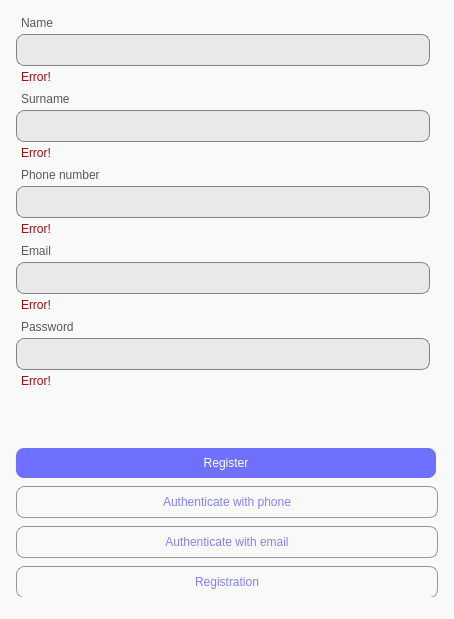
<?xml version="1.0" encoding="UTF-8"?>
<ui version="4.0">
 <class>MainWindow</class>
 <widget class="QMainWindow" name="MainWindow">
  <property name="geometry">
   <rect>
    <x>0</x>
    <y>0</y>
    <width>454</width>
    <height>619</height>
   </rect>
  </property>
  <property name="sizePolicy">
   <sizepolicy hsizetype="Fixed" vsizetype="Fixed">
    <horstretch>0</horstretch>
    <verstretch>0</verstretch>
   </sizepolicy>
  </property>
  <property name="minimumSize">
   <size>
    <width>454</width>
    <height>619</height>
   </size>
  </property>
  <property name="maximumSize">
   <size>
    <width>454</width>
    <height>619</height>
   </size>
  </property>
  <property name="windowTitle">
   <string>Authenticate App</string>
  </property>
  <property name="windowIcon">
   <iconset>
    <normaloff>../assets/app-icon.svg</normaloff>../assets/app-icon.svg</iconset>
  </property>
  <property name="styleSheet">
   <string notr="true">background-color: #f9f9f9;</string>
  </property>
  <widget class="QWidget" name="centralwidget">
   <property name="sizePolicy">
    <sizepolicy hsizetype="Fixed" vsizetype="Fixed">
     <horstretch>0</horstretch>
     <verstretch>0</verstretch>
    </sizepolicy>
   </property>
   <property name="minimumSize">
    <size>
     <width>0</width>
     <height>0</height>
    </size>
   </property>
   <property name="maximumSize">
    <size>
     <width>16777215</width>
     <height>16777215</height>
    </size>
   </property>
   <widget class="QWidget" name="horizontalLayoutWidget">
    <property name="geometry">
     <rect>
      <x>0</x>
      <y>0</y>
      <width>740</width>
      <height>614</height>
     </rect>
    </property>
    <layout class="QHBoxLayout" name="main_layout" stretch="0,1">
     <property name="spacing">
      <number>16</number>
     </property>
     <property name="sizeConstraint">
      <enum>QLayout::SetDefaultConstraint</enum>
     </property>
     <property name="leftMargin">
      <number>16</number>
     </property>
     <property name="topMargin">
      <number>16</number>
     </property>
     <property name="rightMargin">
      <number>16</number>
     </property>
     <property name="bottomMargin">
      <number>16</number>
     </property>
     <item>
      <layout class="QVBoxLayout" name="form_layout" stretch="0,0">
       <property name="spacing">
        <number>8</number>
       </property>
       <property name="sizeConstraint">
        <enum>QLayout::SetDefaultConstraint</enum>
       </property>
       <item>
        <layout class="QVBoxLayout" name="lineedits_layout">
         <item>
          <layout class="QVBoxLayout" name="name_layout">
           <property name="spacing">
            <number>4</number>
           </property>
           <item>
            <widget class="QLabel" name="name_label">
             <property name="styleSheet">
              <string notr="true">padding-left: 2px;
color: #5a5a5a;</string>
             </property>
             <property name="text">
              <string>Name</string>
             </property>
            </widget>
           </item>
           <item>
            <widget class="QLineEdit" name="name_lineedit">
             <property name="sizePolicy">
              <sizepolicy hsizetype="Fixed" vsizetype="Fixed">
               <horstretch>0</horstretch>
               <verstretch>0</verstretch>
              </sizepolicy>
             </property>
             <property name="minimumSize">
              <size>
               <width>0</width>
               <height>0</height>
              </size>
             </property>
             <property name="styleSheet">
              <string notr="true">width: 400px;
height: 30px;
background-color: #e9e9e9;
border: 1px solid #828282;
border-radius: 8px;
font-family: Montserrat, sans-serif;
font-size: 1.3rem;
outline: none;
padding: 0 6px;</string>
             </property>
             <property name="text">
              <string/>
             </property>
            </widget>
           </item>
           <item>
            <widget class="QLabel" name="name_error_label">
             <property name="styleSheet">
              <string notr="true">padding-left: 2px;
color: #a10e0e;</string>
             </property>
             <property name="text">
              <string>Error!</string>
             </property>
            </widget>
           </item>
          </layout>
         </item>
         <item>
          <layout class="QVBoxLayout" name="surname_layout">
           <property name="spacing">
            <number>4</number>
           </property>
           <item>
            <widget class="QLabel" name="surname_label">
             <property name="styleSheet">
              <string notr="true">padding-left: 2px;
color: #5a5a5a;</string>
             </property>
             <property name="text">
              <string>Surname</string>
             </property>
            </widget>
           </item>
           <item>
            <widget class="QLineEdit" name="surname_lineedit">
             <property name="sizePolicy">
              <sizepolicy hsizetype="Fixed" vsizetype="Fixed">
               <horstretch>0</horstretch>
               <verstretch>0</verstretch>
              </sizepolicy>
             </property>
             <property name="minimumSize">
              <size>
               <width>0</width>
               <height>0</height>
              </size>
             </property>
             <property name="styleSheet">
              <string notr="true">width: 400px;
height: 30px;
background-color: #e9e9e9;
border: 1px solid #828282;
border-radius: 8px;
font-family: Montserrat, sans-serif;
font-size: 1.3rem;
outline: none;
padding: 0 6px;</string>
             </property>
             <property name="text">
              <string/>
             </property>
            </widget>
           </item>
           <item>
            <widget class="QLabel" name="surname_error_label">
             <property name="styleSheet">
              <string notr="true">padding-left: 2px;
color: #a10e0e;</string>
             </property>
             <property name="text">
              <string>Error!</string>
             </property>
            </widget>
           </item>
          </layout>
         </item>
         <item>
          <layout class="QVBoxLayout" name="phone_layout">
           <property name="spacing">
            <number>4</number>
           </property>
           <item>
            <widget class="QLabel" name="phone_label">
             <property name="styleSheet">
              <string notr="true">padding-left: 2px;
color: #5a5a5a;</string>
             </property>
             <property name="text">
              <string>Phone number</string>
             </property>
            </widget>
           </item>
           <item>
            <widget class="QLineEdit" name="phone_lineedit">
             <property name="sizePolicy">
              <sizepolicy hsizetype="Fixed" vsizetype="Fixed">
               <horstretch>0</horstretch>
               <verstretch>0</verstretch>
              </sizepolicy>
             </property>
             <property name="minimumSize">
              <size>
               <width>0</width>
               <height>0</height>
              </size>
             </property>
             <property name="styleSheet">
              <string notr="true">width: 400px;
height: 30px;
background-color: #e9e9e9;
border: 1px solid #828282;
border-radius: 8px;
font-family: Montserrat, sans-serif;
font-size: 1.3rem;
outline: none;
padding: 0 6px;</string>
             </property>
             <property name="inputMask">
              <string/>
             </property>
             <property name="text">
              <string/>
             </property>
            </widget>
           </item>
           <item>
            <widget class="QLabel" name="phone_error_label">
             <property name="enabled">
              <bool>true</bool>
             </property>
             <property name="styleSheet">
              <string notr="true">padding-left: 2px;
color: #a10e0e;</string>
             </property>
             <property name="text">
              <string>Error!</string>
             </property>
            </widget>
           </item>
          </layout>
         </item>
         <item>
          <layout class="QVBoxLayout" name="email_layout">
           <property name="spacing">
            <number>4</number>
           </property>
           <item>
            <widget class="QLabel" name="email_label">
             <property name="enabled">
              <bool>true</bool>
             </property>
             <property name="styleSheet">
              <string notr="true">padding-left: 2px;
color: #5a5a5a;</string>
             </property>
             <property name="text">
              <string>Email</string>
             </property>
            </widget>
           </item>
           <item>
            <widget class="QLineEdit" name="email_lineedit">
             <property name="sizePolicy">
              <sizepolicy hsizetype="Fixed" vsizetype="Fixed">
               <horstretch>0</horstretch>
               <verstretch>0</verstretch>
              </sizepolicy>
             </property>
             <property name="minimumSize">
              <size>
               <width>0</width>
               <height>0</height>
              </size>
             </property>
             <property name="styleSheet">
              <string notr="true">width: 400px;
height: 30px;
background-color: #e9e9e9;
border: 1px solid #828282;
border-radius: 8px;
font-family: Montserrat, sans-serif;
font-size: 1.3rem;
outline: none;
padding: 0 6px;</string>
             </property>
             <property name="text">
              <string/>
             </property>
            </widget>
           </item>
           <item>
            <widget class="QLabel" name="email_error_label">
             <property name="styleSheet">
              <string notr="true">padding-left: 2px;
color: #a10e0e;</string>
             </property>
             <property name="text">
              <string>Error!</string>
             </property>
            </widget>
           </item>
          </layout>
         </item>
         <item>
          <layout class="QVBoxLayout" name="password_layout" stretch="0,0,0">
           <property name="spacing">
            <number>4</number>
           </property>
           <item>
            <widget class="QLabel" name="password_label">
             <property name="styleSheet">
              <string notr="true">padding-left: 2px;
color: #5a5a5a;</string>
             </property>
             <property name="text">
              <string>Password</string>
             </property>
            </widget>
           </item>
           <item>
            <widget class="QLineEdit" name="password_lineedit">
             <property name="sizePolicy">
              <sizepolicy hsizetype="Fixed" vsizetype="Fixed">
               <horstretch>0</horstretch>
               <verstretch>0</verstretch>
              </sizepolicy>
             </property>
             <property name="minimumSize">
              <size>
               <width>0</width>
               <height>0</height>
              </size>
             </property>
             <property name="styleSheet">
              <string notr="true">width: 400px;
height: 30px;
background-color: #e9e9e9;
border: 1px solid #828282;
border-radius: 8px;
font-family: Montserrat, sans-serif;
font-size: 1.3rem;
outline: none;
padding: 0 6px;</string>
             </property>
             <property name="text">
              <string/>
             </property>
             <property name="echoMode">
              <enum>QLineEdit::Password</enum>
             </property>
            </widget>
           </item>
           <item>
            <widget class="QLabel" name="password_error_label">
             <property name="enabled">
              <bool>true</bool>
             </property>
             <property name="styleSheet">
              <string notr="true">padding-left: 2px;
color: #a10e0e;</string>
             </property>
             <property name="text">
              <string>Error!</string>
             </property>
            </widget>
           </item>
          </layout>
         </item>
        </layout>
       </item>
       <item>
        <layout class="QVBoxLayout" name="signin_btns_layout">
         <property name="spacing">
          <number>8</number>
         </property>
         <item>
          <spacer name="verticalSpacer">
           <property name="orientation">
            <enum>Qt::Vertical</enum>
           </property>
           <property name="sizeHint" stdset="0">
            <size>
             <width>20</width>
             <height>40</height>
            </size>
           </property>
          </spacer>
         </item>
         <item>
          <widget class="QPushButton" name="submit_btn">
           <property name="sizePolicy">
            <sizepolicy hsizetype="Fixed" vsizetype="Fixed">
             <horstretch>0</horstretch>
             <verstretch>0</verstretch>
            </sizepolicy>
           </property>
           <property name="cursor">
            <cursorShape>PointingHandCursor</cursorShape>
           </property>
           <property name="styleSheet">
            <string notr="true">width: 400px;
border: none;
border-radius: 8px;
color: #fff;
outline: none;
padding: 8px 10px;
font-size: 1.5rem;
background-color: #7070ff;</string>
           </property>
           <property name="text">
            <string>Register</string>
           </property>
          </widget>
         </item>
         <item>
          <widget class="QPushButton" name="phone_signin_btn">
           <property name="sizePolicy">
            <sizepolicy hsizetype="Fixed" vsizetype="Fixed">
             <horstretch>0</horstretch>
             <verstretch>0</verstretch>
            </sizepolicy>
           </property>
           <property name="cursor">
            <cursorShape>PointingHandCursor</cursorShape>
           </property>
           <property name="styleSheet">
            <string notr="true">width: 400px;
border: 1px solid #969696;
border-radius: 8px;
color: #8282ff;
outline: none;
padding: 8px 10px;
font-size: 1.5rem;</string>
           </property>
           <property name="text">
            <string>Authenticate with phone</string>
           </property>
          </widget>
         </item>
         <item>
          <widget class="QPushButton" name="email_signin_btn">
           <property name="sizePolicy">
            <sizepolicy hsizetype="Fixed" vsizetype="Fixed">
             <horstretch>0</horstretch>
             <verstretch>0</verstretch>
            </sizepolicy>
           </property>
           <property name="cursor">
            <cursorShape>PointingHandCursor</cursorShape>
           </property>
           <property name="styleSheet">
            <string notr="true">width: 400px;
border: 1px solid #969696;
border-radius: 8px;
color: #8282ff;
outline: none;
padding: 8px 10px;
font-size: 1.5rem;</string>
           </property>
           <property name="text">
            <string>Authenticate with email</string>
           </property>
          </widget>
         </item>
         <item>
          <widget class="QPushButton" name="registration_btn">
           <property name="sizePolicy">
            <sizepolicy hsizetype="Fixed" vsizetype="Fixed">
             <horstretch>0</horstretch>
             <verstretch>0</verstretch>
            </sizepolicy>
           </property>
           <property name="cursor">
            <cursorShape>PointingHandCursor</cursorShape>
           </property>
           <property name="styleSheet">
            <string notr="true">width: 400px;
border: 1px solid #969696;
border-radius: 8px;
color: #8282ff;
outline: none;
padding: 8px 10px;
font-size: 1.5rem;</string>
           </property>
           <property name="text">
            <string>Registration</string>
           </property>
          </widget>
         </item>
        </layout>
       </item>
      </layout>
     </item>
     <item>
      <layout class="QVBoxLayout" name="profile_layout" stretch="0,0,0">
       <property name="spacing">
        <number>0</number>
       </property>
       <property name="sizeConstraint">
        <enum>QLayout::SetFixedSize</enum>
       </property>
       <property name="topMargin">
        <number>200</number>
       </property>
       <property name="bottomMargin">
        <number>200</number>
       </property>
       <item>
        <widget class="QLabel" name="welcome_label">
         <property name="sizePolicy">
          <sizepolicy hsizetype="Fixed" vsizetype="Fixed">
           <horstretch>0</horstretch>
           <verstretch>0</verstretch>
          </sizepolicy>
         </property>
         <property name="styleSheet">
          <string notr="true">max-width: 424px;
color: #5a5a5a;
font-size: 18px;
font-weight: 700;</string>
         </property>
         <property name="text">
          <string>Welcome PLACEHOLDER!</string>
         </property>
         <property name="alignment">
          <set>Qt::AlignCenter</set>
         </property>
        </widget>
       </item>
       <item>
        <layout class="QVBoxLayout" name="activation_code_layout">
         <property name="spacing">
          <number>8</number>
         </property>
         <property name="sizeConstraint">
          <enum>QLayout::SetDefaultConstraint</enum>
         </property>
         <item>
          <widget class="QLabel" name="activation_code_label">
           <property name="sizePolicy">
            <sizepolicy hsizetype="Minimum" vsizetype="Fixed">
             <horstretch>0</horstretch>
             <verstretch>0</verstretch>
            </sizepolicy>
           </property>
           <property name="text">
            <string>Check your email and type in the activation code</string>
           </property>
           <property name="alignment">
            <set>Qt::AlignCenter</set>
           </property>
          </widget>
         </item>
         <item>
          <widget class="QLineEdit" name="activation_code_lineedit">
           <property name="sizePolicy">
            <sizepolicy hsizetype="Minimum" vsizetype="Fixed">
             <horstretch>0</horstretch>
             <verstretch>0</verstretch>
            </sizepolicy>
           </property>
           <property name="minimumSize">
            <size>
             <width>0</width>
             <height>0</height>
            </size>
           </property>
           <property name="styleSheet">
            <string notr="true">height: 30px;
background-color: #e9e9e9;
border: 1px solid #828282;
border-radius: 8px;
font-family: Montserrat, sans-serif;
font-size: 1.3rem;
outline: none;
padding: 0 6px;
margin: 0 auto;</string>
           </property>
           <property name="inputMask">
            <string>999 999</string>
           </property>
           <property name="text">
            <string> </string>
           </property>
           <property name="alignment">
            <set>Qt::AlignCenter</set>
           </property>
          </widget>
         </item>
        </layout>
       </item>
       <item>
        <widget class="QPushButton" name="send_activation_email_btn">
         <property name="enabled">
          <bool>false</bool>
         </property>
         <property name="sizePolicy">
          <sizepolicy hsizetype="Fixed" vsizetype="Fixed">
           <horstretch>0</horstretch>
           <verstretch>0</verstretch>
          </sizepolicy>
         </property>
         <property name="cursor">
          <cursorShape>ArrowCursor</cursorShape>
         </property>
         <property name="styleSheet">
          <string notr="true">max-width: 404px;
border: none;
border-radius: 8px;
color: #fff;
outline: none;
padding: 8px 10px;
font-size: 1.5rem;
background-color: #7070ff;</string>
         </property>
         <property name="text">
          <string>Send an account activation mail</string>
         </property>
        </widget>
       </item>
      </layout>
     </item>
    </layout>
   </widget>
  </widget>
  <widget class="QMenuBar" name="menubar">
   <property name="geometry">
    <rect>
     <x>0</x>
     <y>0</y>
     <width>454</width>
     <height>21</height>
    </rect>
   </property>
  </widget>
  <widget class="QStatusBar" name="statusbar"/>
 </widget>
 <resources/>
 <connections/>
</ui>
